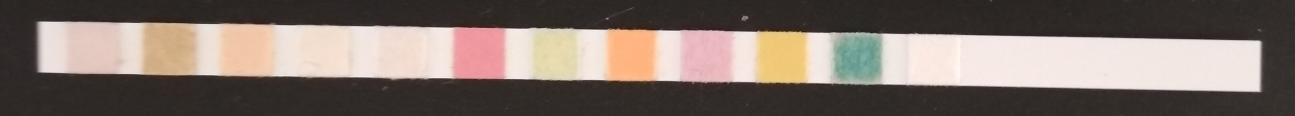
#> input picture images/tests/3.JPG, 3883 x 347 px (shown at 1/3 size); its folder holds only this picture in this run
$ jupyter execute 'contour tests.ipynb'   (shell and % lines are left out)
#> lines starting #> are read from the running program, lines starting #| are printed output that depends on the picture; after the words box and inside, x2 and y2 are one past the last pixel; in counts of white or black regions, pixels touching at a corner belong together
[cell 1]
import cv2
import glob
import numpy as np
import matplotlib.pyplot as plt

plt.rcParams['figure.figsize'] = 15, 5

[cell 2]
images_names = glob.glob("../../images/tests/*.JPG")

[cell 3]
def auto_Canny(image, sigma=0.2):

    v = np.mean(image)

    lower = int(max(0, (1.0 - sigma) * v))
    upper = int(min(255, (1.0 + sigma) * v))
    edged = cv2.Canny(image, lower, upper)

    return edged

[cell 4]
def resize(image, dheight):
#> called with dheight = 300
    h, w = image.shape[:2]
#> h = 347; w = 3883
    dwidth = int((1. * dheight / h) * w)
#> dwidth = 3357
    return cv2.resize(image, (dwidth, dheight))
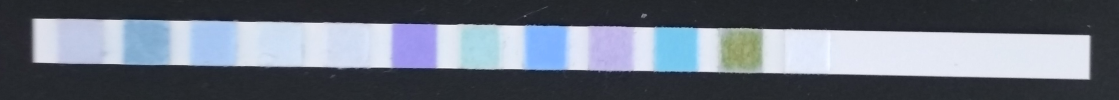
#> returned value: shape (300, 3357, 3) (shown at 1/3 size); mean of channels 0, 1, 2 126.2, 113.6, 106.1; drawn as B, G, R

[cell 5]
for image_name in images_names:

    image_rgb = cv2.cvtColor(cv2.imread(image_name, cv2.IMREAD_COLOR), cv2.COLOR_BGR2RGB)
    image_rgb = resize(image_rgb, 300)
    image_gray = cv2.cvtColor(image_rgb, cv2.COLOR_RGB2GRAY)
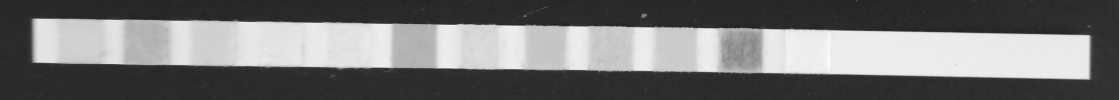
#> image_gray: shape (300, 3357) (shown at 1/3 size); min 20, max 252, mean 116.5
    image_blurred = cv2.bilateralFilter(image_gray, 5, 100, 100)
    image_he = cv2.equalizeHist(image_blurred)
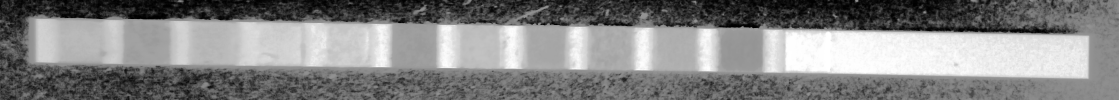
#> image_he: shape (300, 3357) (shown at 1/3 size); min 0, max 255, mean 132.2

    plt.subplot(4, 2, 1)
    plt.axis('off')
    plt.imshow(image_rgb)
    plt.subplot(4, 2, 3)
    plt.axis('off')
    plt.imshow(image_blurred, cmap='gray')
    plt.subplot(4, 2, 4)
    plt.axis('off')
    plt.imshow(auto_Canny(image_blurred), cmap='gray')
#> in auto_Canny, `v = np.mean(image)`: v = 116
#> in auto_Canny, `lower = int(max(0, (1.0 - sigma) * v))`: lower = 92
#> in auto_Canny, `upper = int(min(255, (1.0 + sigma) * v))`: upper = 139
#> in auto_Canny, `edged = cv2.Canny(image, lower, upper)`:
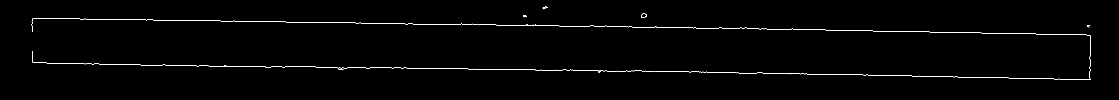
#> edged: shape (300, 3357) (shown at 1/3 size); 0.67% white in thin lines or dots, all inside (x1, y1, x2, y2) = (95, 19, 3273, 240)
    plt.subplot(4, 2, 5)
    plt.axis('off')
    plt.imshow(image_he, cmap='gray')
    plt.subplot(4, 2, 6)
    plt.axis('off')
    plt.imshow(auto_Canny(image_he), cmap='gray')
#> call 2 of auto_Canny, with sigma = 0.2
#> in auto_Canny (call 2), `v = np.mean(image)`: v = 132.2
#> in auto_Canny (call 2), `lower = int(max(0, (1.0 - sigma) * v))`: lower = 105
#> in auto_Canny (call 2), `upper = int(min(255, (1.0 + sigma) * v))`: upper = 158
#> in auto_Canny (call 2), `edged = cv2.Canny(image, lower, upper)`:
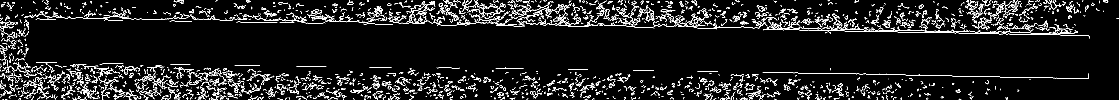
#> edged: shape (300, 3357) (shown at 1/3 size); 5.1% white in thin lines or dots
    plt.show()
